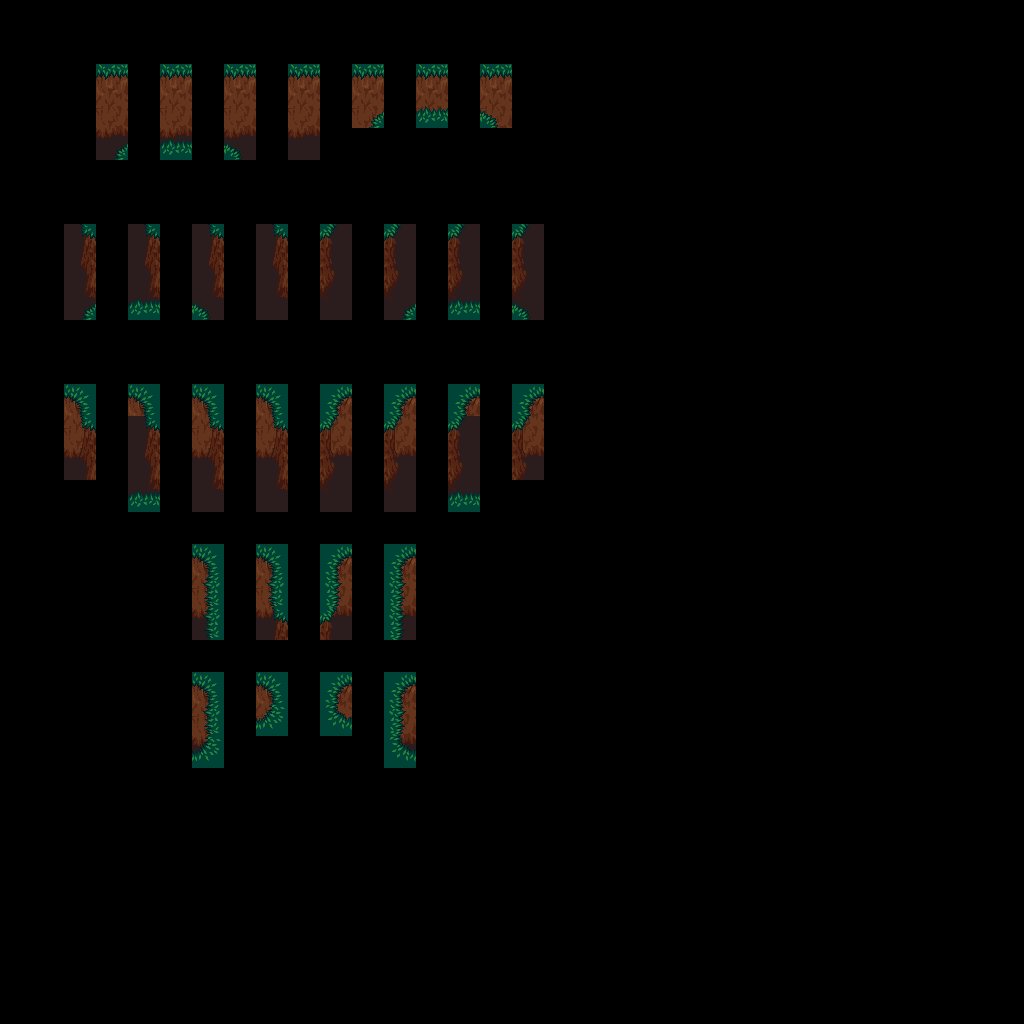

Below is a game level as drawn by its tile map, then a one-line description and the .tmx file that defines it, in full:
An orthogonal 32x32 tile map with 32x32 px tiles, 3 tile layers (regions, input_Mountain, output_Mountain).

<map version="1.2" tiledversion="1.2.0" orientation="orthogonal" renderorder="right-down" width="32" height="32" tilewidth="32" tileheight="32" infinite="0" nextlayerid="5" nextobjectid="1">
 <tileset firstgid="1" source="../mountains-v6.tsx" />
 <layer id="1" name="regions" width="32" height="32">
  <data encoding="csv">
0,0,0,0,0,0,0,0,0,0,0,0,0,0,0,0,0,0,0,0,0,0,0,0,0,0,0,0,0,0,0,0,
0,0,0,0,0,0,0,0,0,0,0,0,0,0,0,0,0,0,0,0,0,0,0,0,0,0,0,0,0,0,0,0,
0,0,0,1946,0,1946,0,1946,0,1946,0,1946,0,1946,0,1946,0,0,0,0,0,0,0,0,0,0,0,0,0,0,0,0,
0,0,0,1946,0,1946,0,1946,0,1946,0,1946,0,1946,0,1946,0,0,0,0,0,0,0,0,0,0,0,0,0,0,0,0,
0,0,0,1946,0,1946,0,1946,0,1946,0,0,0,0,0,0,0,0,0,0,0,0,0,0,0,0,0,0,0,0,0,0,
0,0,0,0,0,0,0,0,0,0,0,0,0,0,0,0,0,0,0,0,0,0,0,0,0,0,0,0,0,0,0,0,
0,0,0,0,0,0,0,0,0,0,0,0,0,0,0,0,0,0,0,0,0,0,0,0,0,0,0,0,0,0,0,0,
0,0,1946,0,1947,0,1947,0,1946,0,1946,0,1947,0,1947,0,1946,0,0,0,0,0,0,0,0,0,0,0,0,0,0,0,
0,0,1946,0,1947,0,1947,0,1946,0,1946,0,1947,0,1947,0,1946,0,0,0,0,0,0,0,0,0,0,0,0,0,0,0,
0,0,1946,0,1947,0,1947,0,1946,0,1946,0,1947,0,1947,0,1946,0,0,0,0,0,0,0,0,0,0,0,0,0,0,0,
0,0,0,0,0,0,0,0,0,0,0,0,0,0,0,0,0,0,0,0,0,0,0,0,0,0,0,0,0,0,0,0,
0,0,0,0,0,0,0,0,0,0,0,0,0,0,0,0,0,0,0,0,0,0,0,0,0,0,0,0,0,0,0,0,
0,0,1946,0,1946,0,1947,0,1947,0,1947,0,1947,0,1946,0,1946,0,0,0,0,0,0,0,0,0,0,0,0,0,0,0,
0,0,1946,0,1946,0,1947,0,1947,0,1947,0,1947,0,1946,0,1946,0,0,0,0,0,0,0,0,0,0,0,0,0,0,0,
0,0,1946,0,1946,0,1947,0,1947,0,1947,0,1947,0,1946,0,1946,0,0,0,0,0,0,0,0,0,0,0,0,0,0,0,
0,0,0,0,1946,0,1946,0,1946,0,1946,0,1946,0,1946,0,0,0,0,0,0,0,0,0,0,0,0,0,0,0,0,0,
0,0,0,0,0,0,0,0,0,0,0,0,0,0,0,0,0,0,0,0,0,0,0,0,0,0,0,0,0,0,0,0,
0,0,0,0,0,0,1947,0,1946,0,1946,0,1947,0,0,0,0,0,0,0,0,0,0,0,0,0,0,0,0,0,0,0,
0,0,0,0,0,0,1947,0,1946,0,1946,0,1947,0,0,0,0,0,0,0,0,0,0,0,0,0,0,0,0,0,0,0,
0,0,0,0,0,0,1947,0,1946,0,1946,0,1947,0,0,0,0,0,0,0,0,0,0,0,0,0,0,0,0,0,0,0,
0,0,0,0,0,0,0,0,0,0,0,0,0,0,0,0,0,0,0,0,0,0,0,0,0,0,0,0,0,0,0,0,
0,0,0,0,0,0,1946,0,1946,0,1946,0,1946,0,0,0,0,0,0,0,0,0,0,0,0,0,0,0,0,0,0,0,
0,0,0,0,0,0,1946,0,1946,0,1946,0,1946,0,0,0,0,0,0,0,0,0,0,0,0,0,0,0,0,0,0,0,
0,0,0,0,0,0,1946,0,0,0,0,0,1946,0,0,0,0,0,0,0,0,0,0,0,0,0,0,0,0,0,0,0,
0,0,0,0,0,0,0,0,0,0,0,0,0,0,0,0,0,0,0,0,0,0,0,0,0,0,0,0,0,0,0,0,
0,0,0,0,0,0,0,0,0,0,0,0,0,0,0,0,0,0,0,0,0,0,0,0,0,0,0,0,0,0,0,0,
0,0,0,0,0,0,0,0,0,0,0,0,0,0,0,0,0,0,0,0,0,0,0,0,0,0,0,0,0,0,0,0,
0,0,0,0,0,0,0,0,0,0,0,0,0,0,0,0,0,0,0,0,0,0,0,0,0,0,0,0,0,0,0,0,
0,0,0,0,0,0,0,0,0,0,0,0,0,0,0,0,0,0,0,0,0,0,0,0,0,0,0,0,0,0,0,0,
0,0,0,0,0,0,0,0,0,0,0,0,0,0,0,0,0,0,0,0,0,0,0,0,0,0,0,0,0,0,0,0,
0,0,0,0,0,0,0,0,0,0,0,0,0,0,0,0,0,0,0,0,0,0,0,0,0,0,0,0,0,0,0,0,
0,0,0,0,0,0,0,0,0,0,0,0,0,0,0,0,0,0,0,0,0,0,0,0,0,0,0,0,0,0,0,0
</data>
 </layer>
 <layer id="2" name="input_Mountain" width="32" height="32">
  <properties>
   <property name="StrictEmpty" type="bool" value="true" />
  </properties>
  <data encoding="csv">
0,0,0,0,0,0,0,0,0,0,0,0,0,0,0,0,0,0,0,0,0,0,0,0,0,0,0,0,0,0,0,0,
0,0,0,0,0,0,0,0,0,0,0,0,0,0,0,0,0,0,0,0,0,0,0,0,0,0,0,0,0,0,0,0,
0,0,0,1694,0,1694,0,1694,0,1694,0,1694,0,1694,0,1694,0,0,0,0,0,0,0,0,0,0,0,0,0,0,0,0,
0,0,0,0,0,0,0,0,0,0,0,1565,0,1566,0,1567,0,0,0,0,0,0,0,0,0,0,0,0,0,0,0,0,
0,0,0,1565,0,1566,0,1567,0,0,0,0,0,0,0,0,0,0,0,0,0,0,0,0,0,0,0,0,0,0,0,0,
0,0,0,0,0,0,0,0,0,0,0,0,0,0,0,0,0,0,0,0,0,0,0,0,0,0,0,0,0,0,0,0,
0,0,0,0,0,0,0,0,0,0,0,0,0,0,0,0,0,0,0,0,0,0,0,0,0,0,0,0,0,0,0,0,
0,0,1693,0,1693,0,1693,0,1693,0,1695,0,1695,0,1695,0,1695,0,0,0,0,0,0,0,0,0,0,0,0,0,0,0,
0,0,0,0,0,0,0,0,0,0,0,0,0,0,0,0,0,0,0,0,0,0,0,0,0,0,0,0,0,0,0,0,
0,0,1565,0,1566,0,1567,0,0,0,0,0,1565,0,1566,0,1567,0,0,0,0,0,0,0,0,0,0,0,0,0,0,0,
0,0,0,0,0,0,0,0,0,0,0,0,0,0,0,0,0,0,0,0,0,0,0,0,0,0,0,0,0,0,0,0,
0,0,0,0,0,0,0,0,0,0,0,0,0,0,0,0,0,0,0,0,0,0,0,0,0,0,0,0,0,0,0,0,
0,0,1628,0,1628,0,1628,0,1628,0,1632,0,1632,0,1632,0,1632,0,0,0,0,0,0,0,0,0,0,0,0,0,0,0,
0,0,1693,0,1693,0,1693,0,1693,0,1695,0,1695,0,1695,0,1695,0,0,0,0,0,0,0,0,0,0,0,0,0,0,0,
0,0,1757,0,0,0,1757,0,0,0,0,0,1759,0,0,0,1759,0,0,0,0,0,0,0,0,0,0,0,0,0,0,0,
0,0,0,0,1566,0,1821,0,0,0,0,0,1823,0,1566,0,0,0,0,0,0,0,0,0,0,0,0,0,0,0,0,0,
0,0,0,0,0,0,0,0,0,0,0,0,0,0,0,0,0,0,0,0,0,0,0,0,0,0,0,0,0,0,0,0,
0,0,0,0,0,0,1628,0,1628,0,1632,0,1632,0,0,0,0,0,0,0,0,0,0,0,0,0,0,0,0,0,0,0,
0,0,0,0,0,0,1629,0,1629,0,1631,0,1631,0,0,0,0,0,0,0,0,0,0,0,0,0,0,0,0,0,0,0,
0,0,0,0,0,0,1629,0,1693,0,1695,0,1631,0,0,0,0,0,0,0,0,0,0,0,0,0,0,0,0,0,0,0,
0,0,0,0,0,0,0,0,0,0,0,0,0,0,0,0,0,0,0,0,0,0,0,0,0,0,0,0,0,0,0,0,
0,0,0,0,0,0,1628,0,1628,0,1632,0,1632,0,0,0,0,0,0,0,0,0,0,0,0,0,0,0,0,0,0,0,
0,0,0,0,0,0,1629,0,1889,0,1890,0,1631,0,0,0,0,0,0,0,0,0,0,0,0,0,0,0,0,0,0,0,
0,0,0,0,0,0,1889,0,0,0,0,0,1890,0,0,0,0,0,0,0,0,0,0,0,0,0,0,0,0,0,0,0,
0,0,0,0,0,0,0,0,0,0,0,0,0,0,0,0,0,0,0,0,0,0,0,0,0,0,0,0,0,0,0,0,
0,0,0,0,0,0,0,0,0,0,0,0,0,0,0,0,0,0,0,0,0,0,0,0,0,0,0,0,0,0,0,0,
0,0,0,0,0,0,0,0,0,0,0,0,0,0,0,0,0,0,0,0,0,0,0,0,0,0,0,0,0,0,0,0,
0,0,0,0,0,0,0,0,0,0,0,0,0,0,0,0,0,0,0,0,0,0,0,0,0,0,0,0,0,0,0,0,
0,0,0,0,0,0,0,0,0,0,0,0,0,0,0,0,0,0,0,0,0,0,0,0,0,0,0,0,0,0,0,0,
0,0,0,0,0,0,0,0,0,0,0,0,0,0,0,0,0,0,0,0,0,0,0,0,0,0,0,0,0,0,0,0,
0,0,0,0,0,0,0,0,0,0,0,0,0,0,0,0,0,0,0,0,0,0,0,0,0,0,0,0,0,0,0,0,
0,0,0,0,0,0,0,0,0,0,0,0,0,0,0,0,0,0,0,0,0,0,0,0,0,0,0,0,0,0,0,0
</data>
 </layer>
 <layer id="3" name="output_Mountain" width="32" height="32">
  <data encoding="csv">
0,0,0,0,0,0,0,0,0,0,0,0,0,0,0,0,0,0,0,0,0,0,0,0,0,0,0,0,0,0,0,0,
0,0,0,0,0,0,0,0,0,0,0,0,0,0,0,0,0,0,0,0,0,0,0,0,0,0,0,0,0,0,0,0,
0,0,0,0,0,0,0,0,0,0,0,0,0,0,0,0,0,0,0,0,0,0,0,0,0,0,0,0,0,0,0,0,
0,0,0,1758,0,1758,0,1758,0,1758,0,1563,0,1956,0,1569,0,0,0,0,0,0,0,0,0,0,0,0,0,0,0,0,
0,0,0,1885,0,1886,0,1887,0,1822,0,0,0,0,0,0,0,0,0,0,0,0,0,0,0,0,0,0,0,0,0,0,
0,0,0,0,0,0,0,0,0,0,0,0,0,0,0,0,0,0,0,0,0,0,0,0,0,0,0,0,0,0,0,0,
0,0,0,0,0,0,0,0,0,0,0,0,0,0,0,0,0,0,0,0,0,0,0,0,0,0,0,0,0,0,0,0,
0,0,0,0,0,0,0,0,0,0,0,0,0,0,0,0,0,0,0,0,0,0,0,0,0,0,0,0,0,0,0,0,
0,0,1757,0,1757,0,1757,0,1757,0,1759,0,1759,0,1759,0,1759,0,0,0,0,0,0,0,0,0,0,0,0,0,0,0,
0,0,1572,0,1636,0,1700,0,1821,0,1823,0,1764,0,1828,0,1892,0,0,0,0,0,0,0,0,0,0,0,0,0,0,0,
0,0,0,0,0,0,0,0,0,0,0,0,0,0,0,0,0,0,0,0,0,0,0,0,0,0,0,0,0,0,0,0,
0,0,0,0,0,0,0,0,0,0,0,0,0,0,0,0,0,0,0,0,0,0,0,0,0,0,0,0,0,0,0,0,
0,0,0,0,0,0,0,0,0,0,0,0,0,0,0,0,0,0,0,0,0,0,0,0,0,0,0,0,0,0,0,0,
0,0,1691,0,0,0,1691,0,1691,0,1697,0,1697,0,0,0,1697,0,0,0,0,0,0,0,0,0,0,0,0,0,0,0,
0,0,1754,0,1757,0,1754,0,1754,0,1762,0,1762,0,1759,0,1762,0,0,0,0,0,0,0,0,0,0,0,0,0,0,0,
0,0,0,0,1636,0,0,0,1821,0,1823,0,0,0,1828,0,0,0,0,0,0,0,0,0,0,0,0,0,0,0,0,0,
0,0,0,0,0,0,0,0,0,0,0,0,0,0,0,0,0,0,0,0,0,0,0,0,0,0,0,0,0,0,0,0,
0,0,0,0,0,0,0,0,0,0,0,0,0,0,0,0,0,0,0,0,0,0,0,0,0,0,0,0,0,0,0,0,
0,0,0,0,0,0,1627,0,1627,0,1633,0,1633,0,0,0,0,0,0,0,0,0,0,0,0,0,0,0,0,0,0,0,
0,0,0,0,0,0,1626,0,1690,0,1698,0,1634,0,0,0,0,0,0,0,0,0,0,0,0,0,0,0,0,0,0,0,
0,0,0,0,0,0,0,0,0,0,0,0,0,0,0,0,0,0,0,0,0,0,0,0,0,0,0,0,0,0,0,0,
0,0,0,0,0,0,0,0,0,0,0,0,0,0,0,0,0,0,0,0,0,0,0,0,0,0,0,0,0,0,0,0,
0,0,0,0,0,0,1627,0,1825,0,1819,0,1633,0,0,0,0,0,0,0,0,0,0,0,0,0,0,0,0,0,0,0,
0,0,0,0,0,0,1826,0,0,0,0,0,1818,0,0,0,0,0,0,0,0,0,0,0,0,0,0,0,0,0,0,0,
0,0,0,0,0,0,0,0,0,0,0,0,0,0,0,0,0,0,0,0,0,0,0,0,0,0,0,0,0,0,0,0,
0,0,0,0,0,0,0,0,0,0,0,0,0,0,0,0,0,0,0,0,0,0,0,0,0,0,0,0,0,0,0,0,
0,0,0,0,0,0,0,0,0,0,0,0,0,0,0,0,0,0,0,0,0,0,0,0,0,0,0,0,0,0,0,0,
0,0,0,0,0,0,0,0,0,0,0,0,0,0,0,0,0,0,0,0,0,0,0,0,0,0,0,0,0,0,0,0,
0,0,0,0,0,0,0,0,0,0,0,0,0,0,0,0,0,0,0,0,0,0,0,0,0,0,0,0,0,0,0,0,
0,0,0,0,0,0,0,0,0,0,0,0,0,0,0,0,0,0,0,0,0,0,0,0,0,0,0,0,0,0,0,0,
0,0,0,0,0,0,0,0,0,0,0,0,0,0,0,0,0,0,0,0,0,0,0,0,0,0,0,0,0,0,0,0,
0,0,0,0,0,0,0,0,0,0,0,0,0,0,0,0,0,0,0,0,0,0,0,0,0,0,0,0,0,0,0,0
</data>
 </layer>
</map>
